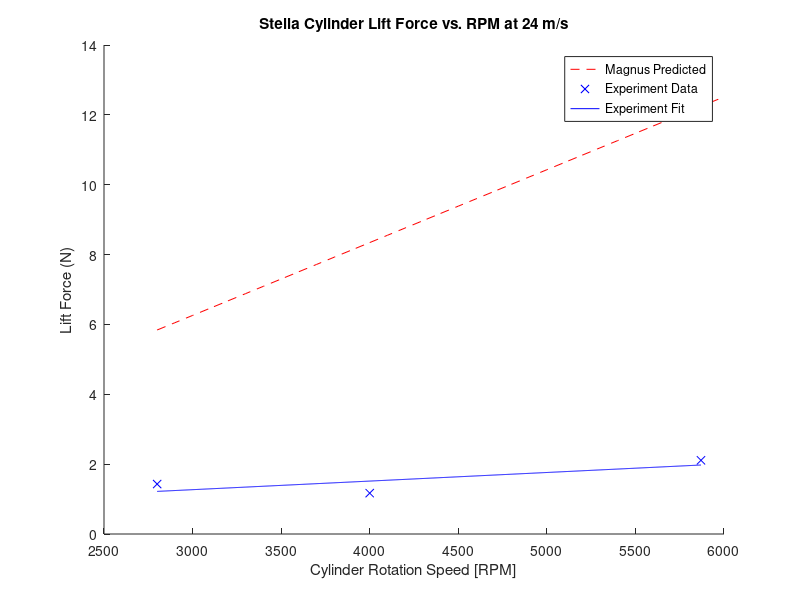
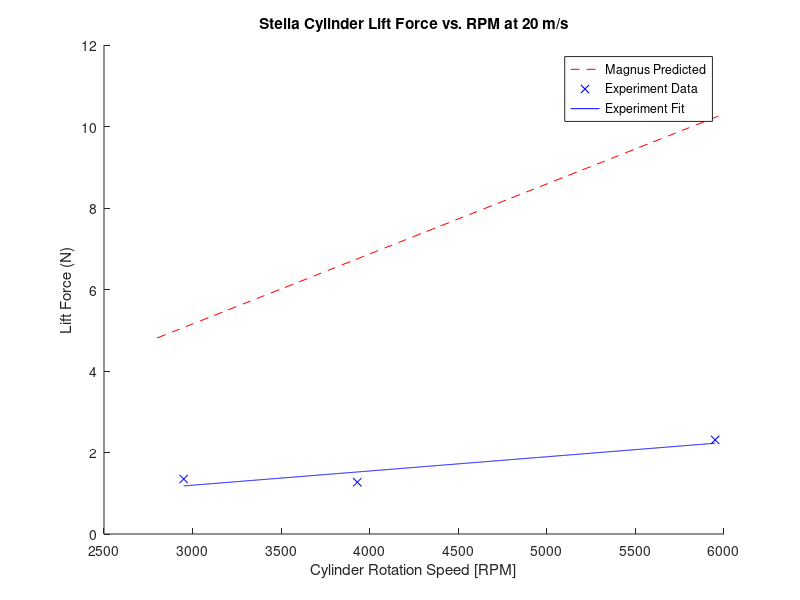
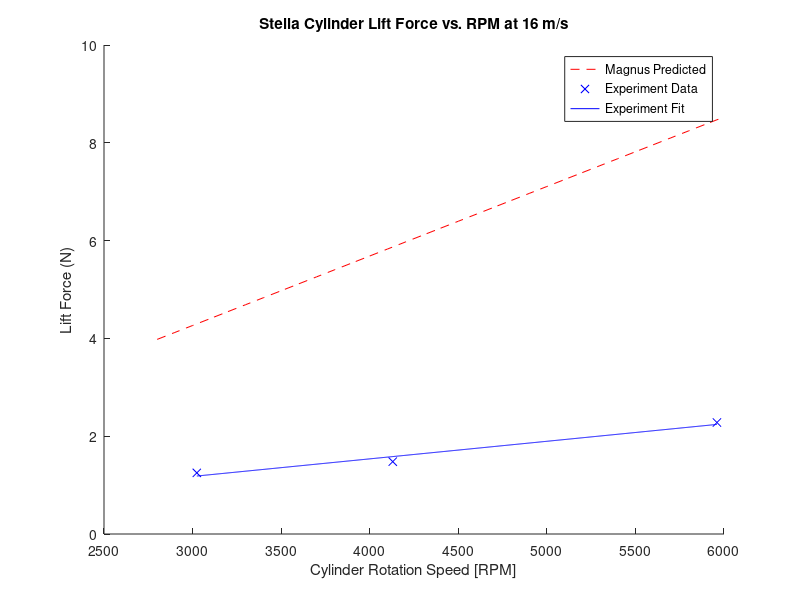
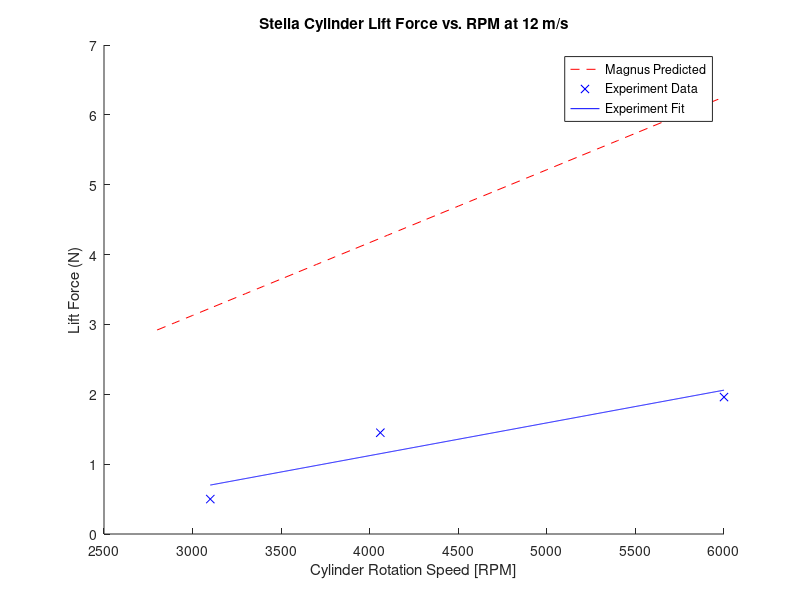

MATLAB code to generate these figures, in order: (Note: this script raises an error after producing the figures.)
clear all;
close all;
clc;
% Magnus Effect Overview
% Variables:
% FL: lift force - measured by force balance
% rho: air density - calculated from the day's atmospheric pressure
% v: air speed - calculated using pitot tube
% G: vortex strength - found using G = 2*pi*r^2*omega
%                                   r: cylinder radius
%                                   omega: RPM in rad/s
% L: length of the cylinder
% FL = rho*v*G*L = rho*v*4*pi^2*r^2*omega*L = rho*v*4*pi^2*r^2*omega*L
% 
% Topics to analyze:
% 1. Effect of changing RPM on lift force at constant wind speed
%       - expect linear relationship
% 2. Effect of changing wind speed on lift force at constant RPM
%       - expect linear relationship
% 3. Effect of linearly increasing wind speed on lift force
%       - expect linear relationship

%%%%%%%%%%%%%%%%%%%%%%%%%%%%%%%%%%%%%%%%%%%%%%%%%%%%%%%%%%
% Authors: Feng, Zhangxi; Popecki, Simon; Skinner, James %
% Course: ME646                                          %
% Project: Cylindrical Airfoil Magnus Effect             %
% Date: May 1, 2017                                      %
%%%%%%%%%%%%%%%%%%%%%%%%%%%%%%%%%%%%%%%%%%%%%%%%%%%%%%%%%%

%% Overall experiment variables
% See attached excel sheet for the experiment data
% windspeeds from pitot tube readings:
speed4 = 24.01946618; % [m/s]
speed3 = 19.78614266;
speed2 = 16.36650742;
speed1 = 12.00973309;
airrho = 1.2093;
% [kg/m^3] from ideal gas law and the barometric pressure of the day


%% 1. Effect of RPM on lift force at constant wind speed for each airfoil

%% stella - r = 57.91/2000; % radius in [m]
rStella = 57.91/2000;
LStella = 0.130175; % length of stella in meters
forceStella = [0.5,1.45,1.96;...
            1.25,1.48,2.28;...
            1.35,1.27,2.31;...
            1.43,1.17,2.11];
RPMStella = [3100,4060,6000;...
            3024,4130,5960;...
            2950,3930,5950;...
            2800,4000,5870]; % convert from [rpm] to [rps]
% expected relationship
RPMMagnusStella = (2800:100:6000); % [rpm]

% FL = 4*pi^2*r^2*rho*v*omega*L
FLStella4 = 4*pi^2*rStella^2*airrho*speed4.*RPMMagnusStella/60*LStella;
FLStella3 = 4*pi^2*rStella^2*airrho*speed3.*RPMMagnusStella/60*LStella;
FLStella2 = 4*pi^2*rStella^2*airrho*speed2.*RPMMagnusStella/60*LStella;
FLStella1 = 4*pi^2*rStella^2*airrho*speed1.*RPMMagnusStella/60*LStella;

% polyfitting data to line
% speed4
stellaFit4 = polyfit(RPMStella(4,:),forceStella(4,:),1);
stellaFit4x = 2800:(5870-2800)/1000:5870;
stellaFit4y = stellaFit4x*stellaFit4(1) + stellaFit4(2);
% speed3
stellaFit3 = polyfit(RPMStella(3,:),forceStella(3,:),1);
stellaFit3x = 2950:(5950-2950)/1000:5950;
stellaFit3y = stellaFit3x*stellaFit3(1) + stellaFit3(2);
% speed2
stellaFit2 = polyfit(RPMStella(2,:),forceStella(2,:),1);
stellaFit2x = 3024:(5960-3024)/1000:5960;
stellaFit2y = stellaFit2x*stellaFit2(1) + stellaFit2(2);
% speed1
stellaFit1 = polyfit(RPMStella(1,:),forceStella(1,:),1);
stellaFit1x = 3100:(6000-3100)/1000:6000;
stellaFit1y = stellaFit1x*stellaFit1(1) + stellaFit1(2);

% speed4 plots
figure;
hold on;
plot(RPMMagnusStella,FLStella4,'r--');
plot(RPMStella(4,:),forceStella(4,:),'bx',stellaFit4x,stellaFit4y,'b');
xlabel('Cylinder Rotation Speed [RPM]');
ylabel('Lift Force (N)');
title('Stella Cylinder Lift Force vs. RPM at 24 m/s');
l = legend('Magnus Predicted','Experiment Data','Experiment Fit','Location','best');
%set(l,'FontSize',12);

% speed3 plots
figure;
hold on;
plot(RPMMagnusStella,FLStella3,'r--');
plot(RPMStella(3,:),forceStella(3,:),'bx',stellaFit3x,stellaFit3y,'b');
xlabel('Cylinder Rotation Speed [RPM]');
ylabel('Lift Force (N)');
title('Stella Cylinder Lift Force vs. RPM at 20 m/s');
l = legend('Magnus Predicted','Experiment Data','Experiment Fit','Location','best');
%set(l,'FontSize',12);

% speed2 plots
figure;
hold on;
plot(RPMMagnusStella,FLStella2,'r--');
plot(RPMStella(2,:),forceStella(2,:),'bx',stellaFit2x,stellaFit2y,'b');
xlabel('Cylinder Rotation Speed [RPM]');
ylabel('Lift Force (N)');
title('Stella Cylinder Lift Force vs. RPM at 16 m/s');
l = legend('Magnus Predicted','Experiment Data','Experiment Fit','Location','best');
%set(l,'FontSize',12);

% speed1 plots
figure;
hold on;
plot(RPMMagnusStella,FLStella1,'r--');
plot(RPMStella(1,:),forceStella(1,:),'bx',stellaFit1x,stellaFit1y,'b');
xlabel('Cylinder Rotation Speed [RPM]');
ylabel('Lift Force (N)');
title('Stella Cylinder Lift Force vs. RPM at 12 m/s');
l = legend('Magnus Predicted','Experiment Data','Experiment Fit','Location','best');
%set(l,'FontSize',12);

%% Bud - r = 83.82/2000; % radius in [m]
rBud = 83.82/2000; % finding radius from diamter in [mm] to [m]
LBud = 0.1762125; % length of bud cylinder in meters
forceBud = [2.3,3.17,1.65;...
            0,0,0;...
            10.13,21.92,13.91;...
            10.25,13.11,8.97];
RPMBud = [3200,4940,5800;...
        0,0,0;...
        3291,4700,5844;...
        3100,4860,5916]; % convert from [rpm] to [rps]
% expected relationship
RPMMagnusBud = (2500:100:6000); % [rpm]

% FL = 4*pi^2*r^2*rho*v*omega*L
FLBud4 = 4*pi^2*rBud^2*airrho*speed4.*RPMMagnusBud/60*LBud;
FLBud3 = 4*pi^2*rBud^2*airrho*speed3.*RPMMagnusBud/60*LBud;
FLBud2 = 4*pi^2*rBud^2*airrho*speed2.*RPMMagnusBud/60*LBud;
FLBud1 = 4*pi^2*rBud^2*airrho*speed1.*RPMMagnusBud/60*LBud;

% polyfitting data to line
% speed4
budFit4 = polyfit(RPMBud(4,:),forceBud(4,:),1);
budFit4x = 3100:(5916-3100)/1000:5916;
budFit4y = budFit4x*budFit4(1) + budFit4(2);
% speed3
budFit3 = polyfit(RPMBud(3,:),forceBud(3,:),1);
budFit3x = 3291:(5844-3291)/1000:5844;
budFit3y = budFit3x*budFit3(1) + budFit3(2);
% speed1
budFit1 = polyfit(RPMBud(1,:),forceBud(1,:),1);
budFit1x = 3200:(5800-3200)/1000:5800;
budFit1y = budFit1x*budFit1(1) + budFit1(2);

% speed4 plots
figure;
hold on;
plot(RPMMagnusBud,FLBud4,'r--');
plot(RPMBud(4,:),forceBud(4,:),'bx',budFit4x,budFit4y,'b');
xlabel('Cylinder Rotation Speed [RPM]');
ylabel('Lift Force (N)');
title('Bud Heavy Cylinder Lift Force vs. RPM at 24 m/s');
l = legend('Magnus Predicted','Experiment Data','Experiment Fit','Location','best');
set(l,'FontSize',12);

% speed3 plots
figure;
hold on;
plot(RPMMagnusBud,FLBud3,'r--');
plot(RPMBud(3,:),forceBud(3,:),'bx',budFit3x,budFit3y,'b');
xlabel('Cylinder Rotation Speed [RPM]');
ylabel('Lift Force (N)');
title('Bud Heavy Lift Force vs. RPM at 20 m/s');
l = legend('Magnus Predicted','Experiment Data','Experiment Fit','Location','best');
%set(l,'FontSize',12);

% speed2 plot for Bud does not exist

% speed1 plots
figure;
hold on;
plot(RPMMagnusBud,FLBud1,'r--');
plot(RPMBud(1,:),forceBud(1,:),'bx',budFit1x,budFit1y,'b');
xlabel('Cylinder Rotation Speed [RPM]');
ylabel('Lift Force (N)');
title('Bud Heavy Cylinder Lift Force vs. RPM at 12 m/s');
l = legend('Magnus Predicted','Experiment Data','Experiment Fit','Location','best');
%set(l,'FontSize',12);

%% Quaker - r = 128.27/2000; % radius in [m]
rQuaker = 128.27/2000;
LQuaker = 0.2286; % length of quaker oats cylinder in meters
forceQuaker = [3.72,3.14,4.35;...
            6,4.97,5.26;...
            8.42,7.25,7.67;...
            10.6,15.5,10.43];
RPMQuaker = [3720,4560,5560;...
            3660,4470,5630;...
            3675,4050,5500;...
            3000,3160,5200]; % convert from [rpm] to [rps]
% expected relationship
RPMMagnusQuaker = (2500:100:6000); % [rpm]

% FL = 4*pi^2*r^2*rho*v*omega*L
FLQuaker4 = 4*pi^2*rQuaker^2*airrho*speed4.*RPMMagnusQuaker/60*LQuaker;
FLQuaker3 = 4*pi^2*rQuaker^2*airrho*speed3.*RPMMagnusQuaker/60*LQuaker;
FLQuaker2 = 4*pi^2*rQuaker^2*airrho*speed2.*RPMMagnusQuaker/60*LQuaker;
FLQuaker1 = 4*pi^2*rQuaker^2*airrho*speed1.*RPMMagnusQuaker/60*LQuaker;

% polyfitting data to line
% speed4
quakerFit4 = polyfit(RPMQuaker(4,:),forceQuaker(4,:),1);
quakerFit4x = 3000:(5200-3000)/1000:5200;
quakerFit4y = quakerFit4x*quakerFit4(1) + quakerFit4(2);
% speed3
quakerFit3 = polyfit(RPMQuaker(3,:),forceQuaker(3,:),1);
quakerFit3x = 3675:(5500-3675)/1000:5500;
quakerFit3y = quakerFit3x*quakerFit3(1) + quakerFit3(2);
% speed2
quakerFit2 = polyfit(RPMQuaker(2,:),forceQuaker(2,:),1);
quakerFit2x = 3660:(5630-3660)/1000:5630;
quakerFit2y = quakerFit2x*quakerFit2(1) + quakerFit2(2);
% speed1
quakerFit1 = polyfit(RPMQuaker(1,:),forceQuaker(1,:),1);
quakerFit1x = 3720:(5560-3720)/1000:5560;
quakerFit1y = quakerFit1x*quakerFit1(1) + quakerFit1(2);

% speed4 plots
figure;
hold on;
plot(RPMMagnusQuaker,FLQuaker4,'r--');
plot(RPMQuaker(4,:),forceQuaker(4,:),'bx',quakerFit4x,quakerFit4y,'b');
xlabel('Cylinder Rotation Speed [RPM]');
ylabel('Lift Force (N)');
title('Quaker Oats Cylinder Lift Force vs. RPM at 24 m/s');
l = legend('Magnus Predicted','Experiment Data','Experiment Fit','Location','best');
%set(l,'FontSize',12);

% speed3 plots
figure;
hold on;
plot(RPMMagnusQuaker,FLQuaker3,'r--');
plot(RPMQuaker(3,:),forceQuaker(3,:),'bx',quakerFit3x,quakerFit3y,'b');
xlabel('Cylinder Rotation Speed [RPM]');
ylabel('Lift Force (N)');
title('Quaker Oats Cylinder Lift Force vs. RPM at 20 m/s');
l = legend('Magnus Predicted','Experiment Data','Experiment Fit','Location','best');
%set(l,'FontSize',12);

% speed2 plots
figure;
hold on;
plot(RPMMagnusQuaker,FLQuaker2,'r--');
plot(RPMQuaker(2,:),forceQuaker(2,:),'bx',quakerFit2x,quakerFit2y,'b');
xlabel('Cylinder Rotation Speed [RPM]');
ylabel('Lift Force (N)');
title('Quaker Oats Cylinder Lift Force vs. RPM at 16 m/s');
l = legend('Magnus Predicted','Experiment Data','Experiment Fit','Location','best');
%set(l,'FontSize',12);

% speed1 plots
figure;
hold on;
plot(RPMMagnusQuaker,FLQuaker1,'r--');
plot(RPMQuaker(1,:),forceQuaker(1,:),'bx',quakerFit1x,quakerFit1y,'b');
xlabel('Cylinder Rotation Speed [RPM]');
ylabel('Lift Force (N)');
title('Quaker Oats Cylinder Lift Force vs. RPM at 12 m/s');
l = legend('Magnus Predicted','Experiment Data','Experiment Fit','Location','best');
%set(l,'FontSize',12);

%% comparison to theory completed, looking for patterns within the collected
% data
% plot of just the experimental data
% quaker oats cylinder
figure;
hold on;
plot(RPMQuaker(4,:),forceQuaker(4,:),'--*');
plot(RPMQuaker(3,:),forceQuaker(3,:),'--x');
plot(RPMQuaker(2,:),forceQuaker(2,:),'--d');
plot(RPMQuaker(1,:),forceQuaker(1,:),'--s');
grid on;
xlabel('Rotation Speed (RPM)');
ylabel('Life Force (N)');
title({'Measured Lift Force of Quaker Oats Cylinder vs. RPM','at Constant Wind Speeds'});
l = legend('Location','best','24 m/s','20 m/s','16 m/s','12 m/s');
%set(l,'FontSize',12);

% Bud Heavy cylinder
figure;
hold on;
plot(RPMBud(4,:),forceBud(4,:),'--*');
plot(RPMBud(3,:),forceBud(3,:),'--x');
plot(RPMBud(1,:),forceBud(1,:),'--s');
grid on;
xlabel('Rotation Speed (RPM)','FontSize',12);
ylabel('Life Force (N)','FontSize',12);
title({'Measured Lift Force of Bud Heavy Cylinder vs. RPM','at Constant Wind Speeds'});
l = legend('Location','northeast','24 m/s','20 m/s','12 m/s');
%set(l,'FontSize',12);
text(3150,24,'16 m/s wind speed has no data','FontSize',12);

% Quaker cylinder
figure;
hold on;
plot(RPMQuaker(4,:),forceQuaker(4,:),'--*');
plot(RPMQuaker(3,:),forceQuaker(3,:),'--x');
plot(RPMQuaker(2,:),forceQuaker(2,:),'--d');
plot(RPMQuaker(1,:),forceQuaker(1,:),'--s');
grid on;
xlabel('Rotation Speed (RPM)');
ylabel('Life Force (N)');
title({'Measured Lift Force of Quaker Cylinder vs. RPM','at Constant Wind Speeds'});
l = legend('Location','best','24 m/s','20 m/s','16 m/s','12 m/s');
%set(l,'FontSize',12);

%% 2. Effect of changing wind speed on lift force

%% Calculating Reynolds number for 3 cylinders and all 4 speeds 

speeds1to4 = [speed1,speed2,speed3,speed4];
speeds1to5stella = [speed1,speed2,speed3,speed4,29.420];
nu = 15.11e-6; % (m^2/s) kinematic viscosity of air at room temperature

ReStella = speeds1to5stella.*(rStella*2)/nu;
ReBud = speeds1to4.*(rBud*2)/nu;
ReQuaker = speeds1to4.*(rQuaker*2)/nu;
strReStella = sprintf('Re = %1.3d \n',ReStella);
strReBud = sprintf('Re = %1.3d \n',ReBud);
strReQuaker = sprintf('Re = %1.3d \n',ReQuaker);
disp('Stella Reynolds Number for velocities in increasing magnitude (12,16,20,24) m/s')
disp(strReStella)
disp('Bud Heavy Reynolds Number for velocities in increasing magnitude (12,16,20,24) m/s')
disp(strReBud)
disp('Quaker Reynolds Number for velocities in increasing magnitude (12,16,20,24) m/s')
disp(strReQuaker)


%% Plotting all the data
% Experiment was conducted to have approximately the same RPM. Assuming the
% difference in lift force from <300 RPM difference is negligible for the
% purpose of seeking a pattern.

speeds = [speed4,speed3,speed2,speed1];

% Stella Cylinder
figure;
hold on;
plot(speeds,forceStella(:,3),'--*');
plot(speeds,forceStella(:,2),'-.x');
plot(speeds,forceStella(:,1),'k:d');
xlim([10 26]);
xlabel('Wind Speeds (m/s)','FontSize',12);
ylabel('Lift Force (N)','FontSize',12);
title({'Effect of Wind Speed on Stella Cylinder Lift Force','Assuming Constant RPM'});
l = legend('Location','southwest','~3000 RPM','~4000 RPM','~6000 RPM');
%set(l,'FontSize',12);

% Bud Cylinder
figure;
hold on;
plot(speeds([1,3,4]),forceBud([1,3,4],3),'--*');
plot(speeds([1,3,4]),forceBud([1,3,4],2),'-.x');
plot(speeds([1,3,4]),forceBud([1,3,4],1),'k:d');
xlim([10 26]);
xlabel('Wind Speeds (m/s)','FontSize',12);
ylabel('Lift Force (N)','FontSize',12);
title({'Effect of Wind Speed on Bud Cylinder Lift Force','Assuming Constant RPM'});
l = legend('Location','best','~3000 RPM','~5000 RPM','~6000 RPM');
%set(l,'FontSize',12);

% Oats Cylinder
figure;
hold on;
plot(speeds,forceQuaker(:,3),'--*');
plot(speeds,forceQuaker(:,2),'-.x');
plot(speeds,forceQuaker(:,1),'k:d');
xlim([10 26]);
xlabel('Wind Speeds (m/s)','FontSize',12);
ylabel('Lift Force (N)','FontSize',12);
title({'Effect of Wind Speed on Oats Cylinder Lift Force','Assuming Constant RPM'});
l = legend('Location','best','~3500 RPM','~4250 RPM','~5500 RPM');
%set(l,'FontSize',12);

%% fitting the wind speed data
stellaWindRPMfit6k = polyfit(speeds',forceStella(:,1),1);
sWRfitx = speeds(4):(speeds(1) - speeds(4))/10:speeds(1);
sWRfity = sWRfitx*stellaWindRPMfit6k(1) + stellaWindRPMfit6k(2);

figure;
plot(speeds,forceStella(:,1),'*',sWRfitx,sWRfity);
xlabel('Wind Speed (m/s)','FontSize',12);
ylabel('Lift Force (N)','FontSize',12);
title('Lift Force vs. Wind Speed Stella Cylinder at 6000 rpm');
l = legend('Location','best','Data','Best Fit');
%set(l,'FontSize',12);

budWindRPMfit6k = polyfit(speeds([1,3,4])',forceBud([1,3,4],1),1);
bWRfitx = speeds(4):(speeds(1) - speeds(4))/10:speeds(1);
bWRfity = bWRfitx*budWindRPMfit6k(1) + budWindRPMfit6k(2);

figure;
plot(speeds([1,3,4]),forceBud([1,3,4],1),'*',bWRfitx,bWRfity);
xlabel('Wind Speed (m/s)','FontSize',12);
ylabel('Lift Force (N)','FontSize',12);
title('Lift Force vs. Wind Speed Bud Cylinder 6000 rpm');
l = legend('Location','best','Data','Best Fit');
%set(l,'FontSize',12);

quakerWindRPMfit6k = polyfit(speeds',forceQuaker(:,1),1);
qWRfitx = speeds(4):(speeds(1) - speeds(4))/10:speeds(1);
qWRfity = qWRfitx*quakerWindRPMfit6k(1) + quakerWindRPMfit6k(2);

figure;
plot(speeds,forceQuaker(:,1),'*',qWRfitx,qWRfity);
xlabel('Wind Speed (m/s)','FontSize',12);
ylabel('Lift Force (N)','FontSize',12);
title('Lift Force vs. Wind Speed Quaker Cylinder 6000 rpm');
l = legend('Location','best','Data','Best Fit');
%set(l,'FontSize',12);

%% 3. Effect of increasing wind speed on a fixed RPM on the lift force

%% Plotting and fitting
windSpeed = [11.12,16.37,20.3,23.59,26.47,29.42]; % [m/s]
liftForce = [0.67,0.61,0.5,0.4,0.36,0.47]; % [N]

windForceFit = polyfit(windSpeed,liftForce,1);
windForcex = linspace(windSpeed(1),windSpeed(end),6);
windForcey = windForcex*windForceFit(1) + windForceFit(2);

%% Error Analysis
% confidence interval-------------------------------------------
% defining the degree of freedom and confidence interval
N = length(windSpeed);
dF = N - (1 + 1);
confidenceLevel = 0.975; % Matlab uses one-tail probability

% finding the t score
t = tinv(confidenceLevel,dF);
% t = 2.3060

% average value of x axis data
xMean = mean(windSpeed);

% the sum of difference of X - xbar squared
SSxx = sum((windSpeed - xMean).^2);

% finding the term of sum of difference of y axis - yfit squared
SSres = sum((liftForce - windForcey).^2);

% finding Syx
Syx = sqrt(SSres/dF);

% fit confidence interval max and min
fitCf = t*Syx*sqrt(1/N + ((windSpeed - xMean).^2)/SSxx);
minFitCf = windForcey - fitCf;
maxFitCf = windForcey + fitCf;

% measurement confidence interval max and min
measCf = t*Syx*sqrt(1 + 1/N + ((windSpeed - xMean).^2)/SSxx);
minMeaCf = windForcey - measCf;
maxMeaCf = windForcey + measCf;
% confidence interval ends--------------------------------------

%% Plotting everythang
figure;
plot(windSpeed,liftForce,'x',windForcex,windForcey);
hold on;
p1 = plot(windSpeed,minFitCf,'r:');
p2 = plot(windSpeed,maxFitCf,'r:');
p3 = plot(windSpeed,minMeaCf,'b--');
p4 = plot(windSpeed,maxMeaCf,'b--');
set(get(get(p2,'Annotation'),'LegendInformation'),...
    'IconDisplayStyle','off');
set(get(get(p4,'Annotation'),'LegendInformation'),...
    'IconDisplayStyle','off');
xlabel('Wind Speed (m/s)','FontSize',12);
ylabel('Lift Force (N)','FontSize',12);
title('Lift Force vs. Wind Speed for Stella Cylinder');
l = legend('Location','best','Experiment Data','Best fit line','Confidence of Fit','Confidence of Measurement');
%set(l,'FontSize',12);

%% Calculateing the Coefficient of Lift 
%  THEORETICAL

% Below calculations were done using the equation found 
% in Tokumaru pdf
% Note: in the document a = radius
% CL = Lift/length*rhoair*(velocity.^2)*radius

% Coeffeicient of lift for Stella
CLthStella1 = FLStella1/(LStella*airrho*(speed1^2)*rStella);
CLthStella2 = FLStella2/(LStella*airrho*(speed2^2)*rStella);
CLthStella3 = FLStella3/(LStella*airrho*(speed3^2)*rStella);
CLthStella4 = FLStella4/(LStella*airrho*(speed4^2)*rStella);

% Coeffeicient of lift for Bud Heavy
CLthBud1 = FLBud1/(LBud*airrho*(speed1^2)*rBud);
CLthBud2 = FLBud2/(LBud*airrho*(speed2^2)*rBud);
CLthBud3 = FLBud3/(LBud*airrho*(speed3^2)*rBud);
CLthBud4 = FLBud4/(LBud*airrho*(speed4^2)*rBud);

% Coeffeicient of lift for Oats
CLthQuaker1 = FLQuaker1/(LQuaker*airrho*(speed1^2)*rQuaker);
CLthQuaker2 = FLQuaker2/(LQuaker*airrho*(speed2^2)*rQuaker);
CLthQuaker3 = FLQuaker3/(LQuaker*airrho*(speed3^2)*rQuaker);
CLthQuaker4 = FLQuaker4/(LQuaker*airrho*(speed4^2)*rQuaker);

%% Plot Theoretical Coefficent of Lift

figure
hold on
plot(RPMMagnusStella,CLthStella1,'-')
plot(RPMMagnusStella,CLthStella2,'-')
plot(RPMMagnusStella,CLthStella3,'-')
plot(RPMMagnusStella,CLthStella4,'-')
title('Theoretical Coefficient of Lift for Stella Cylinder')
xlabel('Velocity (m/s)')
ylabel('C_L')
legend('Location','northwest','12 m/s','16 m/s','20 m/s','24 m/s')
grid on 

figure
hold on
plot(RPMMagnusBud,CLthBud1,'-')
plot(RPMMagnusBud,CLthBud2,'-')
plot(RPMMagnusBud,CLthBud3,'-')
plot(RPMMagnusBud,CLthBud4,'-')
title('Theoretical Coefficient of Lift for Bud Heavy Cylinder')
xlabel('Velocity (m/s)')
ylabel('C_L')
legend('Location','northwest','12 m/s','16 m/s','20 m/s','24 m/s')
grid on 

figure
hold on
plot(RPMMagnusQuaker,CLthQuaker1,'-')
plot(RPMMagnusQuaker,CLthQuaker2,'-')
plot(RPMMagnusQuaker,CLthQuaker3,'-')
plot(RPMMagnusQuaker,CLthQuaker4,'-')
title('Theoretical Coefficient of Lift for Quaker Oat Cylinder')
xlabel('Velocity (m/s)')
ylabel('C_L')
legend('Location','northwest','12 m/s','16 m/s','20 m/s','24 m/s')
grid on 


%% Calculateing the Coefficient of Lift 
%  EXPERIMENTAL

% Below calculations were done using the equation found 
% in Tokumaru pdf
% Note: in the document a = radius
% CL = Lift/rhoair*(velocity.^2)*radius

% All speeds in order of smallest to greatest magnitude of velocity
%speedslr = fliplr(speeds);

% Coeffeicient of lift for Stella
% Organized by trial (Constant windpeed, changing rpm)
CLexpStella1 = forceStella(1,:)./(LStella*airrho*(speed1^2)*rStella);
CLexpStella2 = forceStella(2,:)./(LStella*airrho*(speed2^2)*rStella);
CLexpStella3 = forceStella(3,:)./(LStella*airrho*(speed3^2)*rStella);
CLexpStella4 = forceStella(4,:)./(LStella*airrho*(speed4^2)*rStella);

% Constant RPM and changing wind speed for Stella error analysis
CLexpStella5 = liftForce./(LStella*airrho.*(windSpeed.^2)*rStella);
windForceFitCL = polyfit(windSpeed,CLexpStella5,1);
windForcexCL = linspace(windSpeed(1),windSpeed(end),6);
windForceyCL = windForcexCL*windForceFitCL(1) + windForceFitCL(2);
SSresCL = sum((CLexpStella5 - windForceyCL).^2);
SyxCL = sqrt(SSresCL/dF);
fitCfCL = t*SyxCL*sqrt(1/N + ((windSpeed - xMean).^2)/SSxx);
minFitCfCL = windForceyCL - fitCfCL;
maxFitCfCL = windForceyCL + fitCfCL;
measCfCL = t*SyxCL*sqrt(1 + 1/N + ((windSpeed - xMean).^2)/SSxx);
minMeaCfCL = windForceyCL - measCfCL;
maxMeaCfCL = windForceyCL + measCfCL;



% Coeffeicient of lift for Bud Heavy
% Organized by trial (Constant windpeed, changing rpm)
CLexpBud1 = forceBud(1,:)./(LBud*airrho*(speed1^2)*rBud);
CLexpBud3 = forceBud(3,:)./(LBud*airrho*(speed3^2)*rBud);
CLexpBud4 = forceBud(4,:)./(LBud*airrho*(speed4^2)*rBud);


% Coeffeicient of lift for Oats
% Organized by trial (Constant windpeed, changing rpm)
CLexpQuaker1 = forceQuaker(1,:)./(LQuaker*airrho*(speed1^2)*rQuaker);
CLexpQuaker2 = forceQuaker(2,:)./(LQuaker*airrho*(speed2^2)*rQuaker);
CLexpQuaker3 = forceQuaker(3,:)./(LQuaker*airrho*(speed3^2)*rQuaker);
CLexpQuaker4 = forceQuaker(4,:)./(LQuaker*airrho*(speed4^2)*rQuaker);

%% Plot for Experimental Coefficient of Lift

figure
hold on
plot(RPMStella(1,:),CLexpStella1,'--o')
plot(RPMStella(2,:),CLexpStella2,'--o')
plot(RPMStella(3,:),CLexpStella3,'--o')
plot(RPMStella(4,:),CLexpStella4,'--o')
title('Experimental Coefficient of Lift for Stella Cylinder')
xlabel('Velocity (m/s)')
ylabel('C_L')
legend('Location','northwest','12 m/s','16 m/s','20 m/s','24 m/s')
grid on 

figure
hold on
plot(RPMBud(1,:),CLexpBud1,'--o')
plot(RPMBud(3,:),CLexpBud3,'--o')
plot(RPMBud(4,:),CLexpBud4,'--o')
title('Experimental Coefficient of Lift for Bud Heavy Cylinder')
xlabel('Velocity (m/s)')
ylabel('C_L')
legend('Location','northwest','12 m/s','20 m/s','24 m/s')
grid on 

figure
hold on
plot(RPMQuaker(1,:),CLexpQuaker1,'--o')
plot(RPMQuaker(2,:),CLexpQuaker2,'--o')
plot(RPMQuaker(3,:),CLexpQuaker3,'--o')
plot(RPMQuaker(4,:),CLexpQuaker4,'--o')
title('Experimental Coefficient of Lift for Quaker Oat Cylinder')
xlabel('Velocity (m/s)')
ylabel('C_L')
legend('Location','northeast','12 m/s','16 m/s','20 m/s','24 m/s')
grid on 

figure;
plot(windSpeed,CLexpStella5,'x',windForcexCL,windForceyCL);
hold on;
p1 = plot(windSpeed,minFitCfCL,'r:');
p2 = plot(windSpeed,maxFitCfCL,'r:');
p3 = plot(windSpeed,minMeaCfCL,'b--');
p4 = plot(windSpeed,maxMeaCfCL,'b--');
set(get(get(p2,'Annotation'),'LegendInformation'),...
    'IconDisplayStyle','off');
set(get(get(p4,'Annotation'),'LegendInformation'),...
    'IconDisplayStyle','off');
xlabel('Wind Speed (m/s)','FontSize',12);
ylabel('C_L','FontSize',12);
title('Coefficient of Lift vs. Wind Speed for Stella Cylinder');
l = legend('Location','best','Experiment Data','Best fit line','Confidence of Fit','Confidence of Measurement');

%% Vortex Shedding 

% Below approximation generally holds true for range of Reynolds numbers in
% 250 < Re < 2x10^5

% Strouhal Number
StStella = 0.198*(1 - 19.7./ReStella);
StBud = 0.198*(1 - 19.7./ReBud);
StQuaker = 0.198*(1 - 19.7./ReQuaker);

% f = St*v_wind/diameter
% Vortex frequency
fvStella = StStella.*speeds1to5stella/(rStella*2);
fvBud = StBud.*speeds1to4/(rBud*2);
fvQuaker = StQuaker.*speeds1to4/(rQuaker*2);

%% Misc Info

MStoMPH = 2.23694; % m/s to mph

mph1 = speed1*MStoMPH; % slowest test speed m/s to mph
mph4 = speed4*MStoMPH; % fastest for most tests m/s to mph
mphMAX = windSpeed(end)*MStoMPH; % Max wind speed for stella on the last test

mphstr1 = sprintf('Our slowest test wind speed of %1.1f m/s = %1.1f mph',speed1,mph1);
mphstr2 = sprintf('Our "fastest" test wind speed (for our primary tests of 3 cylinders) of %1.1f m/s = %1.1f mph',speed4,mph4);
mphstr3 = sprintf('Our MAX test wind speed on Stella was %1.1f m/s = %1.1f mph',windSpeed(end),mphMAX);

disp(mphstr1)
disp(mphstr2)
disp(mphstr3)
